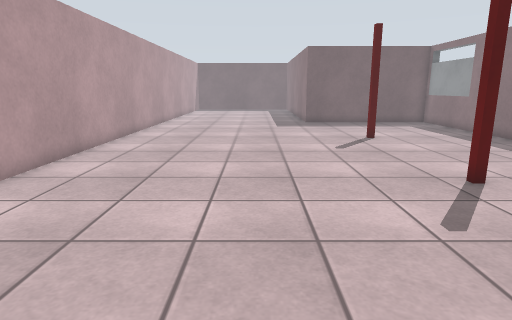
[1] (above)

14 first-person views from a walk through a world built for the Gazebo simulator. The camera is 1.2 m above the floor, tilts 12° down and sees 75° across. The floor is counted in squares, 0.5 m on a side. Each view is taken from the middle of a square. On the plan, view 1 faces up. The plan holds only what a view shows up to about 19 squares ahead; the rest is blank. The place goes on beyond the plan.

[2]
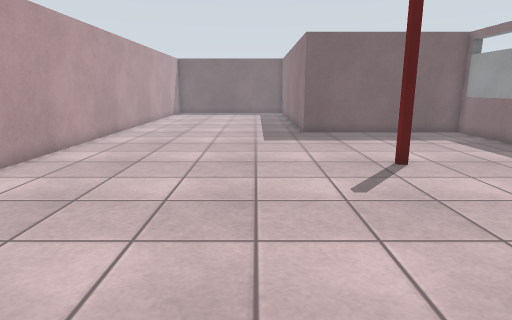

[3]
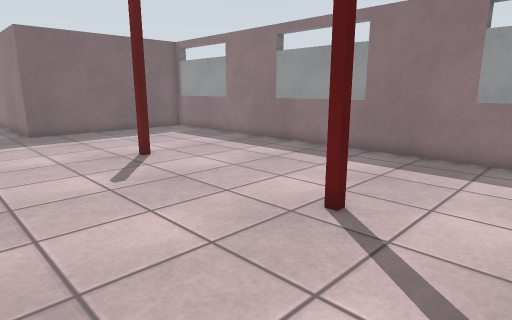

[4]
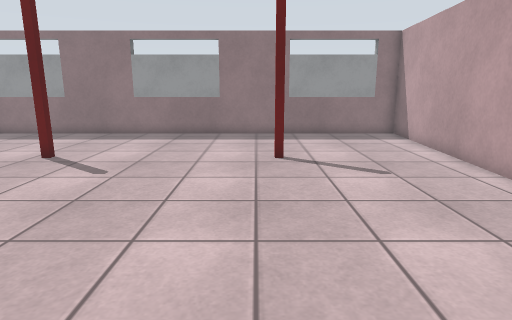

[5]
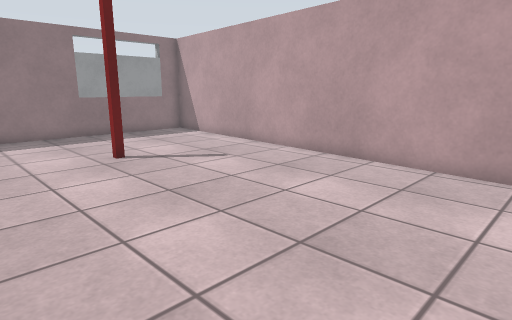

[6]
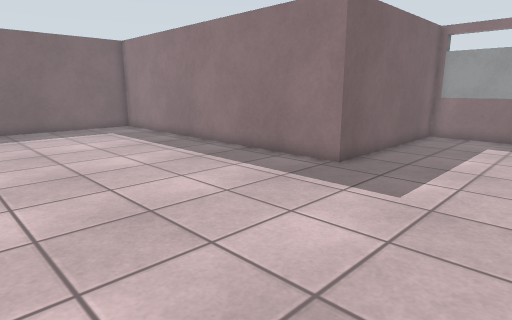

[7]
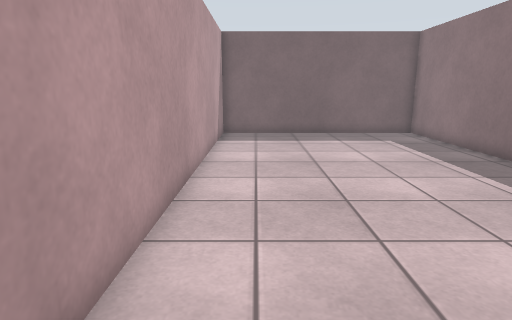

[8]
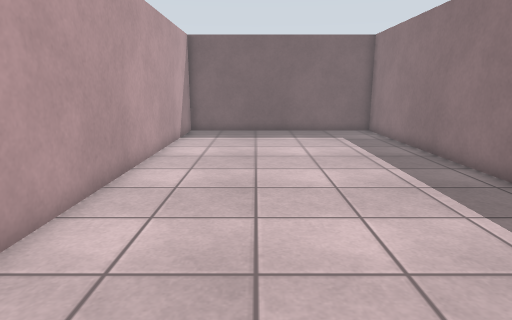

[9]
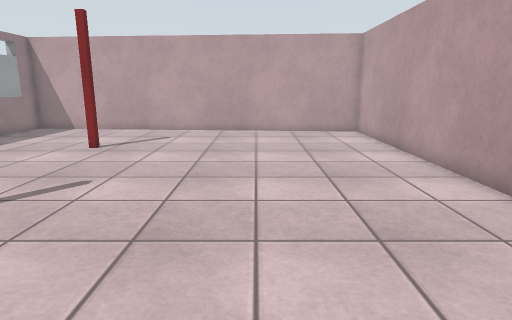

[10]
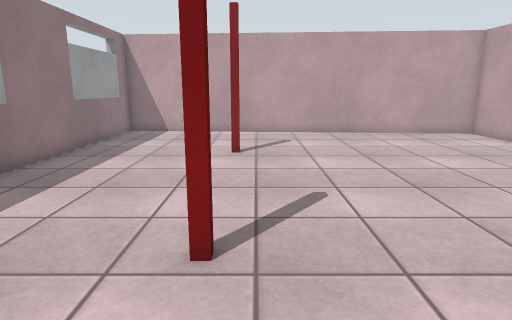

[11]
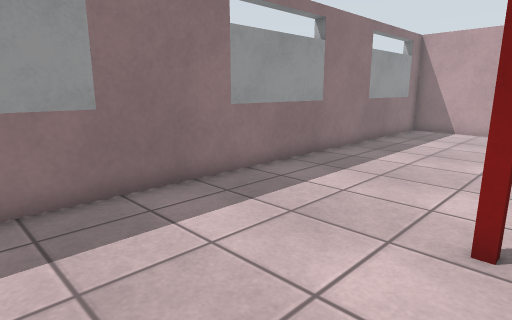

[12]
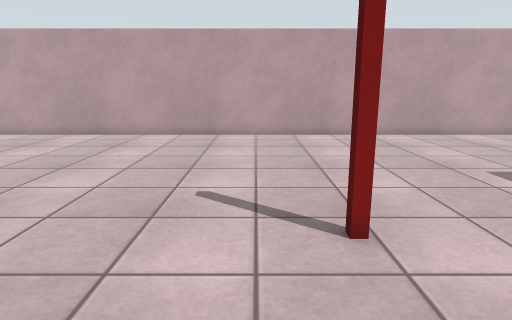

[13]
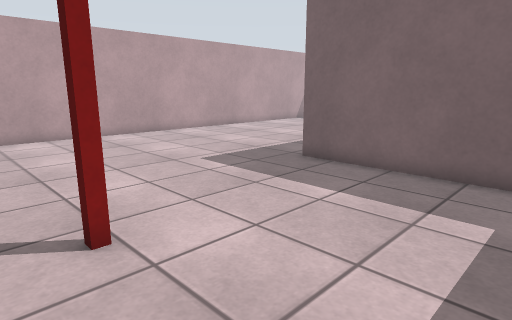

[14]
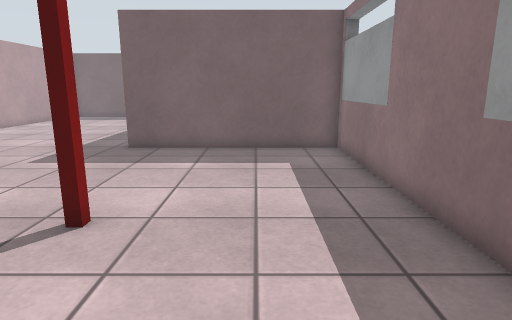

### Floor plan
Points are (right, up) in squares from view 1. A wall is a line through its corners. A room is listed if a view was taken in it or the views show most of it. See-through windows are left out.
Room 1 (views 1, 2, 3, 4, 5, 6, 7, 8, 9, 10, 11, 12, 13, 14)
walls: (6, 16.5) (5.5, 16.5); (12.4, -5.5) (12.4, 24.7) (3.7, 24.7) (3.7, 40.6) (-6.8, 40.6) (-6.8, -5.2) (12.5, -6.6)
objects: white box (12, -6) to (13, -6)

Positions as (right, up) in squares from view 1, and headings:
1: (0, 0), facing up
2: (1, 6), facing up
3: (0, 5), facing up-right
4: (-6, 1), facing right
5: (-6, 5), facing down-right
6: (-6, 19), facing up-right
7: (-5, 22), facing up
8: (-3, 21), facing up
9: (-1, 14), facing down
10: (5, 13), facing down
11: (5, 14), facing down-right
12: (11, 15), facing left
13: (11, 15), facing up-left
14: (9, 11), facing up
